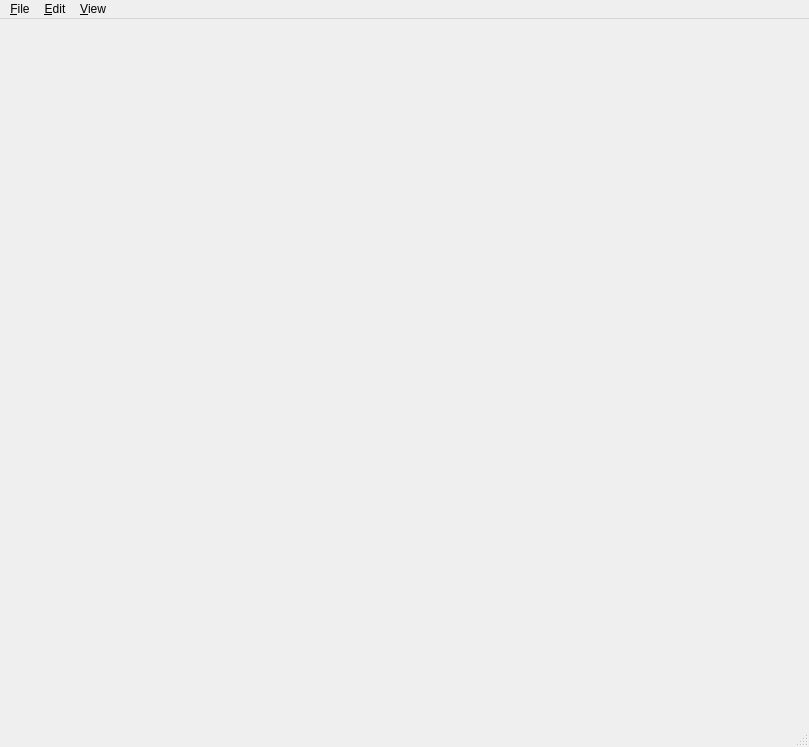
<?xml version="1.0" encoding="UTF-8"?>
<ui version="4.0">
 <class>MainWindow</class>
 <widget class="QMainWindow" name="MainWindow">
  <property name="enabled">
   <bool>true</bool>
  </property>
  <property name="geometry">
   <rect>
    <x>0</x>
    <y>0</y>
    <width>809</width>
    <height>747</height>
   </rect>
  </property>
  <property name="sizePolicy">
   <sizepolicy hsizetype="Preferred" vsizetype="Preferred">
    <horstretch>0</horstretch>
    <verstretch>0</verstretch>
   </sizepolicy>
  </property>
  <property name="minimumSize">
   <size>
    <width>0</width>
    <height>0</height>
   </size>
  </property>
  <property name="acceptDrops">
   <bool>true</bool>
  </property>
  <property name="windowTitle">
   <string>Script Canvas (PREVIEW)</string>
  </property>
  <property name="toolButtonStyle">
   <enum>Qt::ToolButtonIconOnly</enum>
  </property>
  <property name="documentMode">
   <bool>false</bool>
  </property>
  <property name="dockNestingEnabled">
   <bool>true</bool>
  </property>
  <property name="unifiedTitleAndToolBarOnMac">
   <bool>false</bool>
  </property>
  <widget class="QMenuBar" name="menubar">
   <property name="geometry">
    <rect>
     <x>0</x>
     <y>0</y>
     <width>809</width>
     <height>21</height>
    </rect>
   </property>
   <widget class="QMenu" name="menuFile">
    <property name="title">
     <string>&amp;File</string>
    </property>
    <addaction name="action_New_Script"/>
    <addaction name="action_Open"/>
    <addaction name="action_Save"/>
    <addaction name="action_Save_As"/>
    <addaction name="action_Close"/>
   </widget>
   <widget class="QMenu" name="menuEdit">
    <property name="title">
     <string>&amp;Edit</string>
    </property>
    <widget class="QMenu" name="menuSettings">
     <property name="title">
      <string>Settings</string>
     </property>
     <addaction name="action_GlobalPreferences"/>
     <addaction name="action_GraphPreferences"/>
    </widget>
    <widget class="QMenu" name="menuRemove_Unused">
     <property name="title">
      <string>Remove Unused</string>
     </property>
     <addaction name="action_RemoveUnusedVariables"/>
     <addaction name="action_RemoveUnusedNodes"/>
     <addaction name="action_RemoveUnusedElements"/>
    </widget>
    <addaction name="action_Undo"/>
    <addaction name="action_Redo"/>
    <addaction name="separator"/>
    <addaction name="action_Cut"/>
    <addaction name="action_Copy"/>
    <addaction name="action_Paste"/>
    <addaction name="action_Duplicate"/>
    <addaction name="action_Delete"/>
    <addaction name="separator"/>
    <addaction name="menuRemove_Unused"/>
    <addaction name="separator"/>
    <addaction name="menuSettings"/>
    <addaction name="separator"/>
    <addaction name="action_BatchConversion"/>
   </widget>
   <widget class="QMenu" name="menuView">
    <property name="title">
     <string>&amp;View</string>
    </property>
    <addaction name="action_ViewNodePalette"/>
    <addaction name="action_ViewOutline"/>
    <addaction name="action_ViewProperties"/>
    <addaction name="action_ViewDebugger"/>
    <addaction name="action_ViewCommandLine"/>
    <addaction name="action_ViewLog"/>
    <addaction name="action_ViewBookmarks"/>
    <addaction name="action_ViewMiniMap"/>
    <addaction name="action_ViewVariableManager"/>
    <addaction name="action_GraphValidation"/>
    <addaction name="action_ViewUnitTestManager"/>
    <addaction name="action_Debugging"/>
    <addaction name="separator"/>
    <addaction name="action_NodeStatistics"/>
    <addaction name="separator"/>
    <addaction name="action_ViewRestoreDefaultLayout"/>
   </widget>
   <addaction name="menuFile"/>
   <addaction name="menuEdit"/>
   <addaction name="menuView"/>
  </widget>
  <widget class="QStatusBar" name="statusBar"/>
  <action name="action_New_Script">
   <property name="text">
    <string>&amp;New Script</string>
   </property>
  </action>
  <action name="action_Save">
   <property name="text">
    <string>&amp;Save</string>
   </property>
  </action>
  <action name="action_Save_As">
   <property name="text">
    <string>&amp;Save As...</string>
   </property>
  </action>
  <action name="action_Open">
   <property name="text">
    <string>&amp;Open</string>
   </property>
  </action>
  <action name="action_ViewLog">
   <property name="checkable">
    <bool>true</bool>
   </property>
   <property name="checked">
    <bool>false</bool>
   </property>
   <property name="icon">
    <iconset>
     <normaloff>:/ScriptCanvasEditorResources/Resources/scriptcanvas_log.png</normaloff>:/ScriptCanvasEditorResources/Resources/scriptcanvas_log.png</iconset>
   </property>
   <property name="text">
    <string>Log</string>
   </property>
   <property name="shortcut">
    <string>Ctrl+L</string>
   </property>
   <property name="visible">
    <bool>false</bool>
   </property>
  </action>
  <action name="action_ViewCommandLine">
   <property name="checkable">
    <bool>true</bool>
   </property>
   <property name="checked">
    <bool>false</bool>
   </property>
   <property name="icon">
    <iconset resource="ScriptCanvasEditorResources.qrc">
     <normaloff>:/ScriptCanvasEditorResources/Resources/scriptcanvas_commandline.png</normaloff>:/ScriptCanvasEditorResources/Resources/scriptcanvas_commandline.png</iconset>
   </property>
   <property name="text">
    <string>Command Line</string>
   </property>
   <property name="shortcut">
    <string>Ctrl+P</string>
   </property>
   <property name="visible">
    <bool>false</bool>
   </property>
  </action>
  <action name="action_ViewNodePalette">
   <property name="checkable">
    <bool>true</bool>
   </property>
   <property name="checked">
    <bool>true</bool>
   </property>
   <property name="text">
    <string>&amp;Node Palette</string>
   </property>
   <property name="shortcut">
    <string>Ctrl+Shift+L</string>
   </property>
  </action>
  <action name="action_ViewOutline">
   <property name="checkable">
    <bool>true</bool>
   </property>
   <property name="checked">
    <bool>true</bool>
   </property>
   <property name="text">
    <string>&amp;Node Outliner</string>
   </property>
   <property name="shortcut">
    <string>Ctrl+Shift+O</string>
   </property>
  </action>
  <action name="action_ViewDynamicEBusAssets">
   <property name="checkable">
    <bool>true</bool>
   </property>
   <property name="checked">
    <bool>true</bool>
   </property>
   <property name="text">
    <string>&amp;Dynamic EBus</string>
   </property>
   <property name="shortcut">
    <string>Ctrl+Shift+E</string>
   </property>
  </action>
  <action name="action_ViewProperties">
   <property name="checkable">
    <bool>true</bool>
   </property>
   <property name="checked">
    <bool>true</bool>
   </property>
   <property name="text">
    <string>&amp;Node Inspector</string>
   </property>
   <property name="shortcut">
    <string>Ctrl+Shift+I</string>
   </property>
  </action>
  <action name="action_ViewDebugger">
   <property name="checkable">
    <bool>true</bool>
   </property>
   <property name="checked">
    <bool>true</bool>
   </property>
   <property name="icon">
    <iconset resource="ScriptCanvasEditorResources.qrc">
     <normaloff>:/ScriptCanvasEditorResources/Resources/scriptcanvas_debugger_off.png</normaloff>
     <disabledoff>:/ScriptCanvasEditorResources/Resources/scriptcanvas_debugger.png</disabledoff>
     <disabledon>:/ScriptCanvasEditorResources/Resources/scriptcanvas_debugger_off.png</disabledon>:/ScriptCanvasEditorResources/Resources/scriptcanvas_debugger_off.png</iconset>
   </property>
   <property name="text">
    <string>&amp;Debugger</string>
   </property>
   <property name="shortcut">
    <string>Ctrl+Shift+D</string>
   </property>
   <property name="visible">
    <bool>false</bool>
   </property>
  </action>
  <action name="action_ViewRestoreDefaultLayout">
   <property name="text">
    <string>Restore Default Layout</string>
   </property>
  </action>
  <action name="action_Close">
   <property name="text">
    <string>Close</string>
   </property>
  </action>
  <action name="action_Undo">
   <property name="enabled">
    <bool>false</bool>
   </property>
   <property name="text">
    <string>Undo</string>
   </property>
   <property name="autoRepeat">
    <bool>false</bool>
   </property>
  </action>
  <action name="action_Redo">
   <property name="enabled">
    <bool>false</bool>
   </property>
   <property name="text">
    <string>Redo</string>
   </property>
   <property name="shortcut">
    <string>Ctrl+Shift+Z</string>
   </property>
   <property name="autoRepeat">
    <bool>false</bool>
   </property>
  </action>
  <action name="action_Cut">
   <property name="enabled">
    <bool>false</bool>
   </property>
   <property name="text">
    <string>Cut</string>
   </property>
   <property name="autoRepeat">
    <bool>false</bool>
   </property>
  </action>
  <action name="action_Copy">
   <property name="enabled">
    <bool>false</bool>
   </property>
   <property name="text">
    <string>Copy</string>
   </property>
   <property name="autoRepeat">
    <bool>false</bool>
   </property>
  </action>
  <action name="action_Paste">
   <property name="enabled">
    <bool>false</bool>
   </property>
   <property name="text">
    <string>Paste</string>
   </property>
   <property name="autoRepeat">
    <bool>false</bool>
   </property>
  </action>
  <action name="action_Duplicate">
   <property name="enabled">
    <bool>false</bool>
   </property>
   <property name="text">
    <string>Duplicate</string>
   </property>
   <property name="shortcut">
    <string>Ctrl+D</string>
   </property>
   <property name="autoRepeat">
    <bool>false</bool>
   </property>
  </action>
  <action name="action_Delete">
   <property name="enabled">
    <bool>false</bool>
   </property>
   <property name="text">
    <string>Delete</string>
   </property>
   <property name="autoRepeat">
    <bool>false</bool>
   </property>
  </action>
  <action name="action_GlobalPreferences">
   <property name="text">
    <string>Global Preferences</string>
   </property>
  </action>
  <action name="action_GraphPreferences">
   <property name="enabled">
    <bool>false</bool>
   </property>
   <property name="text">
    <string>Graph Preferences</string>
   </property>
  </action>
  <action name="action_BatchConversion">
   <property name="text">
    <string>Batch Conversion</string>
   </property>
  </action>
  <action name="action_ViewBookmarks">
   <property name="checkable">
    <bool>true</bool>
   </property>
   <property name="checked">
    <bool>true</bool>
   </property>
   <property name="text">
    <string>Bookmarks</string>
   </property>
   <property name="shortcut">
    <string>Ctrl+Shift+B</string>
   </property>
  </action>
  <action name="action_ViewMiniMap">
   <property name="checkable">
    <bool>true</bool>
   </property>
   <property name="checked">
    <bool>true</bool>
   </property>
   <property name="text">
    <string>&amp;MiniMap</string>
   </property>
   <property name="shortcut">
    <string>Ctrl+Shift+M</string>
   </property>
  </action>
  <action name="action_ViewVariableManager">
   <property name="checkable">
    <bool>true</bool>
   </property>
   <property name="checked">
    <bool>true</bool>
   </property>
   <property name="text">
    <string>Variable Manager</string>
   </property>
   <property name="shortcut">
    <string>Ctrl+Shift+V</string>
   </property>
  </action>
  <action name="action_ViewLogWindow">
   <property name="checkable">
    <bool>true</bool>
   </property>
   <property name="text">
    <string>&amp;Log</string>
   </property>
  </action>
  <action name="action_GraphValidation">
   <property name="checkable">
    <bool>true</bool>
   </property>
   <property name="checked">
    <bool>true</bool>
   </property>
   <property name="text">
    <string>Graph Validation</string>
   </property>
  </action>
  <action name="action_ViewUnitTestManager">
   <property name="checkable">
    <bool>true</bool>
   </property>
   <property name="checked">
    <bool>false</bool>
   </property>
   <property name="text">
    <string>Test Manager</string>
   </property>
   <property name="shortcut">
    <string>Ctrl+Shift+T</string>
   </property>
  </action>
  <action name="action_Debugging">
   <property name="checkable">
    <bool>true</bool>
   </property>
   <property name="checked">
    <bool>false</bool>
   </property>
   <property name="text">
    <string>Debugging</string>
   </property>
  </action>
  <action name="action_NodeStatistics">
   <property name="text">
    <string>Statistics</string>
   </property>
  </action>
  <action name="action_RemoveUnusedNodes">
   <property name="enabled">
    <bool>false</bool>
   </property>
   <property name="text">
    <string>Nodes</string>
   </property>
   <property name="toolTip">
    <string>Removes all unused nodes from the active graph</string>
   </property>
  </action>
  <action name="action_RemoveUnusedVariables">
   <property name="enabled">
    <bool>false</bool>
   </property>
   <property name="text">
    <string>Variables</string>
   </property>
   <property name="toolTip">
    <string>Removes all unused variables from the active graph</string>
   </property>
  </action>
  <action name="action_RemoveUnusedElements">
   <property name="enabled">
    <bool>false</bool>
   </property>
   <property name="text">
    <string>All</string>
   </property>
   <property name="toolTip">
    <string>Removes all unused elements from the active graph</string>
   </property>
  </action>
  <addaction name="action_ViewNodePalette"/>
  <addaction name="action_ViewOutline"/>
  <addaction name="action_ViewDynamicEBusAssets"/>
  <addaction name="action_ViewProperties"/>
  <addaction name="action_ViewDebugger"/>
  <addaction name="action_ViewCommandLine"/>
  <addaction name="action_ViewRestoreDefaultLayout"/>
 </widget>
 <resources>
  <include location="ScriptCanvasEditorResources.qrc"/>
  <include location="../../../../../GraphCanvas/Code/StaticLib/GraphCanvas/Widgets/Resources/GraphCanvasEditorResources.qrc"/>
 </resources>
 <connections/>
</ui>
